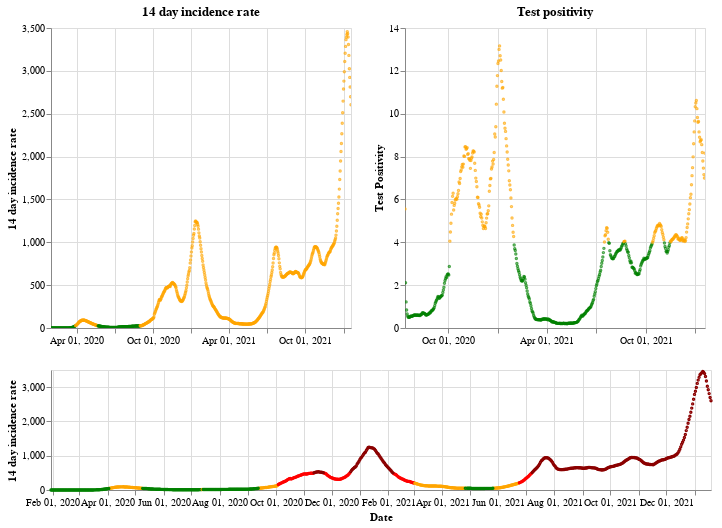

Here is the notebook cell this chart was saved with:
### Markdown cell above
## England

### Code cell
plot_traffic_light('England')

### Figure 1 — Vega-Lite specification as saved in the notebook (floating-point values rounded to 4 significant figures; data arrays with more than 128 entries replaced by an {"elided": "..."} marker saying what was removed)
{"config": {"view": {"continuousWidth": 400, "continuousHeight": 300}}, "vconcat": [{"hconcat": [{"mark": {"type": "point", "size": 2}, "encoding": {"color": {"condition": {"value": "green", "test": "(datum.twoWeeklyCasesRate <= 25)"}, "value": "orange"}, "tooltip": [{"type": "nominal", "field": "areaName"}, {"type": "temporal", "field": "date"}, {"type": "quantitative", "field": "twoWeeklyCasesRate"}, {"type": "quantitative", "field": "testPositivity"}], "x": {"type": "temporal", "axis": {"title": ""}, "field": "date", "scale": {"domain": {"selection": "DateBrush"}}, "timeUnit": "yearmonthdate"}, "y": {"type": "quantitative", "axis": {"title": "14 day incidence rate"}, "field": "twoWeeklyCasesRate"}}, "title": "14 day incidence rate", "width": 300}, {"mark": {"type": "point", "size": 2}, "encoding": {"color": {"condition": {"value": "green", "test": "(datum.testPositivity <= 4)"}, "value": "orange"}, "tooltip": [{"type": "nominal", "field": "areaName"}, {"type": "temporal", "field": "date"}, {"type": "quantitative", "field": "twoWeeklyCasesRate"}, {"type": "quantitative", "field": "testPositivity"}], "x": {"type": "temporal", "axis": {"title": ""}, "field": "date", "scale": {"domain": {"selection": "DateBrush"}}, "timeUnit": "yearmonthdate"}, "y": {"type": "quantitative", "axis": {"title": "Test Positivity"}, "field": "testPositivity"}}, "title": "Test positivity", "width": 300}]}, {"layer": [{"mark": {"type": "point", "size": 2}, "encoding": {"color": {"condition": {"value": "orange", "test": "(((datum.testPositivity < 4) && (datum.twoWeeklyCasesRate >= 50)) && (datum.twoWeeklyCasesRate < 200))"}, "value": "red"}, "opacity": {"condition": {"value": 1, "test": "((datum.twoWeeklyCasesRate >= 50) && (datum.twoWeeklyCasesRate < 500))"}, "value": 0}, "tooltip": [{"type": "nominal", "field": "areaName"}, {"type": "temporal", "field": "date"}, {"type": "quantitative", "field": "twoWeeklyCasesRate"}, {"type": "quantitative", "field": "testPositivity"}], "x": {"type": "temporal", "axis": {"title": "Date"}, "field": "date", "timeUnit": "yearmonthdate"}, "y": {"type": "quantitative", "axis": {"title": "14 day incidence rate"}, "field": "twoWeeklyCasesRate"}}, "selection": {"DateBrush": {"type": "interval", "encodings": ["x"], "fields": ["Time"]}}}, {"mark": {"type": "point", "size": 2}, "encoding": {"color": {"value": "darkred"}, "opacity": {"condition": {"value": 1, "test": "(datum.twoWeeklyCasesRate >= 500)"}, "value": 0}, "tooltip": [{"type": "nominal", "field": "areaName"}, {"type": "temporal", "field": "date"}, {"type": "quantitative", "field": "twoWeeklyCasesRate"}, {"type": "quantitative", "field": "testPositivity"}], "x": {"type": "temporal", "axis": {"title": "Date"}, "field": "date", "timeUnit": "yearmonthdate"}, "y": {"type": "quantitative", "axis": {"title": "14 day incidence rate"}, "field": "twoWeeklyCasesRate"}}}, {"mark": {"type": "point", "size": 2}, "encoding": {"color": {"condition": {"value": "green", "test": "((datum.testPositivity < 4) && (datum.twoWeeklyCasesRate < 50))"}, "value": "orange"}, "opacity": {"condition": {"value": 1, "test": "(datum.twoWeeklyCasesRate < 50)"}, "value": 0}, "tooltip": [{"type": "nominal", "field": "areaName"}, {"type": "temporal", "field": "date"}, {"type": "quantitative", "field": "twoWeeklyCasesRate"}, {"type": "quantitative", "field": "testPositivity"}], "x": {"type": "temporal", "axis": {"title": "Date"}, "field": "date", "timeUnit": "yearmonthdate"}, "y": {"type": "quantitative", "axis": {"title": "14 day incidence rate"}, "field": "twoWeeklyCasesRate"}}}], "height": 120, "width": 660}], "data": {"name": "data-2b31dcc0380b719c526f8d50bcf3808d"}, "$schema": "https://vega.github.io/schema/vega-lite/v4.8.1.json", "datasets": {"data-2b31dcc0380b719c526f8d50bcf3808d": {"elided": "721 records"}}}
